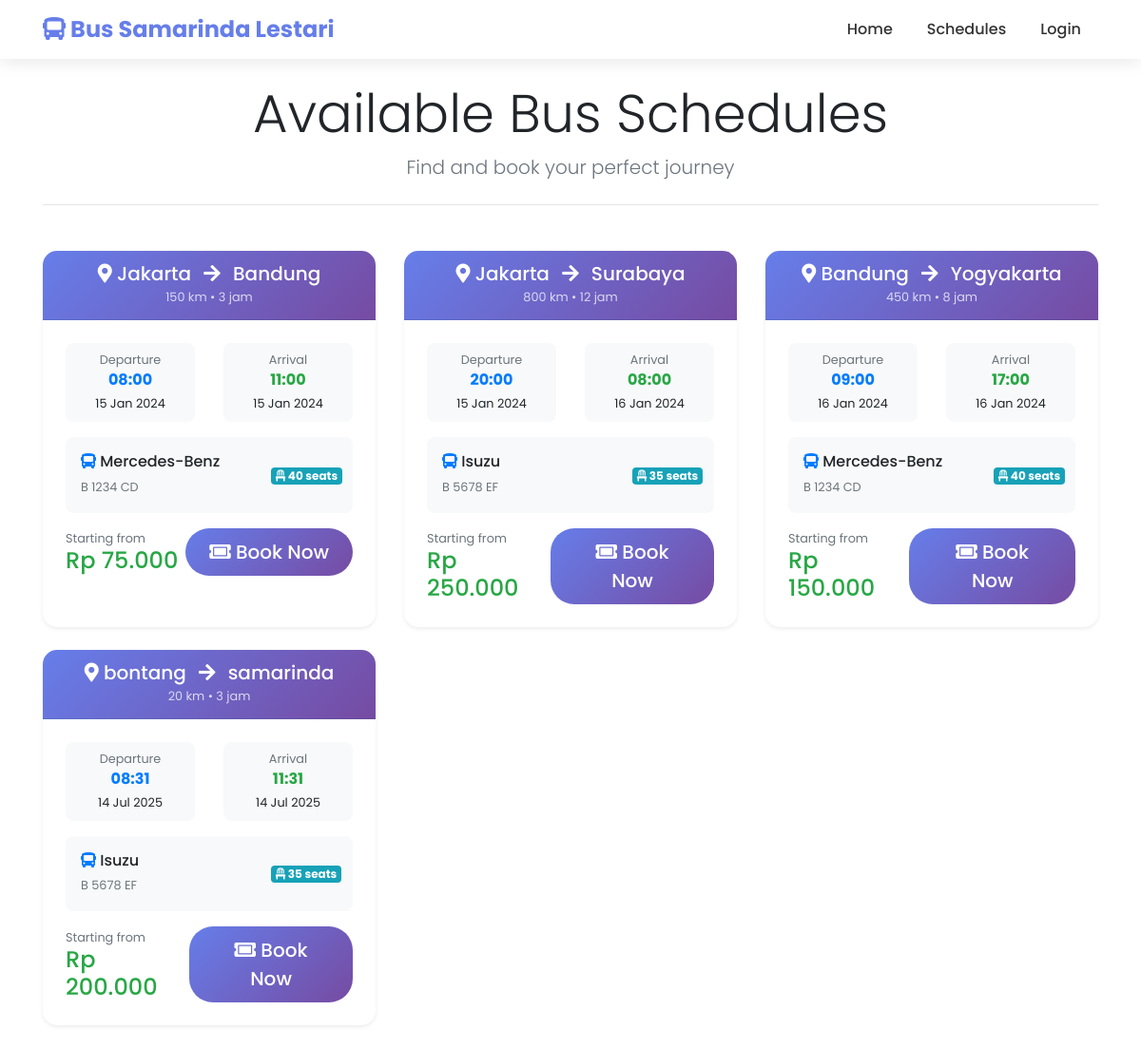
Page /schedules.php on the committed database.
### tables this page shows
CREATE TABLE `schedules` (
  `id` int(11) NOT NULL,
  `bus_id` int(11) NOT NULL,
  `route_id` int(11) NOT NULL,
  `departure_time` datetime NOT NULL,
  `arrival_time` datetime NOT NULL,
  `price` decimal(10,2) NOT NULL
);

CREATE TABLE `routes` (
  `id` int(11) NOT NULL,
  `origin` varchar(100) NOT NULL,
  `destination` varchar(100) NOT NULL,
  `distance_km` int(11) NOT NULL,
  `estimated_time` varchar(20) NOT NULL
);

CREATE TABLE `buses` (
  `id` int(11) NOT NULL,
  `plate_number` varchar(20) NOT NULL,
  `brand` varchar(50) NOT NULL,
  `seat_count` int(11) NOT NULL,
  `status` enum('available','maintenance') DEFAULT 'available'
);

### schedules.php (the view, shortened to what this page needs)
<?php
$conn = getConnection();
$query = "SELECT s.*, r.origin, r.destination, r.distance_km, r.estimated_time,
                 b.plate_number, b.brand, b.seat_count
          FROM schedules s
          JOIN routes r ON s.route_id = r.id
          JOIN buses b ON s.bus_id = b.id
          ORDER BY s.departure_time";
$result = $conn->query($query);
require 'includes/header.php';
?>
<div class="container mt-4">
    <div class="row mb-4">
        <div class="col-md-12">
            <div class="text-center">
                <h1 class="display-4 mb-2">Available Bus Schedules</h1>
                <p class="lead text-muted">Find and book your perfect journey</p>
                <hr class="my-4">
            </div>
        </div>
    </div>
    <?php if ($result->num_rows > 0): ?>
        <div class="row">
            <?php while ($schedule = $result->fetch_assoc()): ?>
                <div class="col-lg-6 col-xl-4 mb-4">
                    <div class="card h-100 shadow-sm border-0" style="transition: transform 0.2s; border-radius: 15px;">
                        <div class="card-header bg-gradient text-white text-center" style="background: linear-gradient(135deg, #667eea 0%, #764ba2 100%); border-radius: 15px 15px 0 0;">
                            <h5 class="mb-0">
                                <i class="fas fa-map-marker-alt"></i>
                                <?= $schedule['origin'] ?>
                                <i class="fas fa-arrow-right mx-2"></i>
                                <?= $schedule['destination'] ?>
                            </h5>
                            <small class="opacity-75"><?= $schedule['distance_km'] ?> km • <?= $schedule['estimated_time'] ?></small>
                        </div>
                        <div class="card-body p-4">
                            <div class="row mb-3">
                                <div class="col-6">
                                    <div class="text-center p-2" style="background-color: #f8f9fa; border-radius: 8px;">
                                        <small class="text-muted d-block">Departure</small>
                                        <strong class="text-primary"><?= date('H:i', strtotime($schedule['departure_time'])) ?></strong>
                                        <br><small><?= date('d M Y', strtotime($schedule['departure_time'])) ?></small>
                                    </div>
                                </div>
                                <div class="col-6">
                                    <div class="text-center p-2" style="background-color: #f8f9fa; border-radius: 8px;">
                                        <small class="text-muted d-block">Arrival</small>
                                        <strong class="text-success"><?= date('H:i', strtotime($schedule['arrival_time'])) ?></strong>
                                        <br><small><?= date('d M Y', strtotime($schedule['arrival_time'])) ?></small>
                                    </div>
                                </div>
                            </div>
                            <div class="mb-3 p-3" style="background-color: #f8f9fa; border-radius: 8px;">
                                <div class="row align-items-center">
                                    <div class="col-8">
                                        <h6 class="mb-1">
                                            <i class="fas fa-bus text-primary"></i>
                                            <?= $schedule['brand'] ?>
                                        </h6>
                                        <small class="text-muted"><?= $schedule['plate_number'] ?></small>
                                    </div>
                                    <div class="col-4 text-right">
                                        <span class="badge badge-info">
                                            <i class="fas fa-chair"></i> <?= $schedule['seat_count'] ?> seats
                                        </span>
                                    </div>
                                </div>
                            </div>
                            <div class="d-flex justify-content-between align-items-center">
                                <div>
                                    <small class="text-muted d-block">Starting from</small>
                                    <h4 class="text-success mb-0"><?= formatCurrency($schedule['price']) ?></h4>
                                </div>
                                <a href="booking.php?schedule_id=<?= $schedule['id'] ?>"
                                   class="btn btn-primary btn-lg"
                                   style="border-radius: 25px; padding: 10px 25px;">
                                    <i class="fas fa-ticket-alt"></i> Book Now
                                </a>
                            </div>
                        </div>
                    </div>
                </div>
            <?php endwhile; ?>
        </div>
    <?php endif; ?>
</div>
<?php require 'includes/footer.php'; ?>

### schedules.php (style rules this page uses)
.btn-primary { background: linear-gradient(135deg, #667eea 0%, #764ba2 100%); border: none; transition: all 0.3s ease; }
.opacity-75 { opacity: 0.75; }

### rows in the picture
schedules: route.origin "Jakarta", route.destination "Bandung", route.distance_km "150", route.estimated_time "3 jam", departure_time "08:00", departure_time "15 Jan 2024", arrival_time "11:00", arrival_time "15 Jan 2024", bus.brand "Mercedes-Benz", bus.plate_number "B 1234 CD", bus.seat_count "40", price "Rp 75.000"
schedules: route.origin "Jakarta", route.destination "Surabaya", route.distance_km "800", route.estimated_time "12 jam", departure_time "20:00", departure_time "15 Jan 2024", arrival_time "08:00", arrival_time "16 Jan 2024", bus.brand "Isuzu", bus.plate_number "B 5678 EF", bus.seat_count "35", price "Rp 250.000"
schedules: route.origin "Bandung", route.destination "Yogyakarta", route.distance_km "450", route.estimated_time "8 jam", departure_time "09:00", departure_time "16 Jan 2024", arrival_time "17:00", arrival_time "16 Jan 2024", bus.brand "Mercedes-Benz", bus.plate_number "B 1234 CD", bus.seat_count "40", price "Rp 150.000"
schedules: route.origin "bontang", route.destination "samarinda", route.distance_km "20", route.estimated_time "3 jam", departure_time "08:31", departure_time "14 Jul 2025", arrival_time "11:31", arrival_time "14 Jul 2025", bus.brand "Isuzu", bus.plate_number "B 5678 EF", bus.seat_count "35", price "Rp 200.000"
